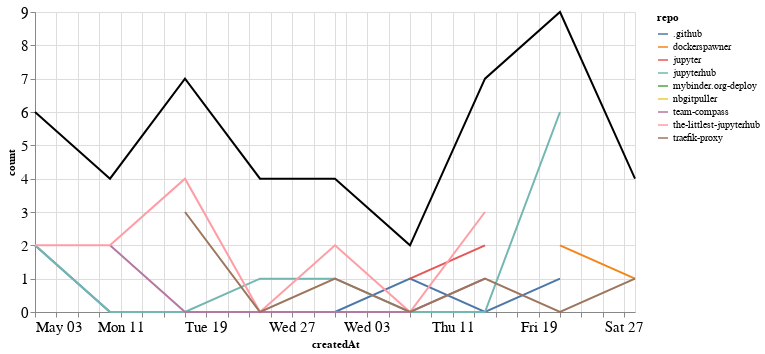

The notebook cell saved with this chart:
### Markdown cell above
## Comments

### Code cell
comments_time = comments.groupby('repo').resample('W', on='createdAt').count()['author'].reset_index()
comments_time = comments_time.rename(columns={'author': 'count'})
comments_time_total = comments_time.groupby('createdAt').agg({"count": "sum"}).reset_index()
ch1 = alt.Chart(comments_time, width=600).mark_line().encode(
    x='createdAt',
    y='count',
    color='repo',
    tooltip="repo"
)

ch2 = alt.Chart(comments_time_total, width=600).mark_line(color="black").encode(
    x='createdAt',
    y='count',
)

ch1 + ch2

### Figure 1 — Vega-Lite specification as saved in the notebook (floating-point values rounded to 4 significant figures)
{"config": {"axisLeft": {"labelFontSize": 15}, "axisBottom": {"labelFontSize": 15}}, "layer": [{"data": {"name": "data-d08dc18e8242c7cc0a8b8126165b5eb7"}, "mark": "line", "encoding": {"color": {"type": "nominal", "field": "repo"}, "tooltip": {"type": "nominal", "field": "repo"}, "x": {"type": "temporal", "field": "createdAt"}, "y": {"type": "quantitative", "field": "count"}}, "width": 600}, {"data": {"name": "data-64249345c581ce86f111d9ae6e55677f"}, "mark": {"type": "line", "color": "black"}, "encoding": {"x": {"type": "temporal", "field": "createdAt"}, "y": {"type": "quantitative", "field": "count"}}, "width": 600}], "$schema": "https://vega.github.io/schema/vega-lite/v4.8.1.json", "datasets": {"data-d08dc18e8242c7cc0a8b8126165b5eb7": [{"repo": ".github", "createdAt": "2020-05-03T00:00:00", "count": 2}, {"repo": ".github", "createdAt": "2020-05-10T00:00:00", "count": 0}, {"repo": ".github", "createdAt": "2020-05-17T00:00:00", "count": 0}, {"repo": ".github", "createdAt": "2020-05-24T00:00:00", "count": 0}, {"repo": ".github", "createdAt": "2020-05-31T00:00:00", "count": 0}, {"repo": ".github", "createdAt": "2020-06-07T00:00:00", "count": 1}, {"repo": ".github", "createdAt": "2020-06-14T00:00:00", "count": 0}, {"repo": ".github", "createdAt": "2020-06-21T00:00:00", "count": 1}, {"repo": "dockerspawner", "createdAt": "2020-06-21T00:00:00", "count": 2}, {"repo": "dockerspawner", "createdAt": "2020-06-28T00:00:00", "count": 1}, {"repo": "jupyter", "createdAt": "2020-06-07T00:00:00", "count": 1}, {"repo": "jupyter", "createdAt": "2020-06-14T00:00:00", "count": 2}, {"repo": "jupyterhub", "createdAt": "2020-05-03T00:00:00", "count": 2}, {"repo": "jupyterhub", "createdAt": "2020-05-10T00:00:00", "count": 0}, {"repo": "jupyterhub", "createdAt": "2020-05-17T00:00:00", "count": 0}, {"repo": "jupyterhub", "createdAt": "2020-05-24T00:00:00", "count": 1}, {"repo": "jupyterhub", "createdAt": "2020-05-31T00:00:00", "count": 1}, {"repo": "jupyterhub", "createdAt": "2020-06-07T00:00:00", "count": 0}, {"repo": "jupyterhub", "createdAt": "2020-06-14T00:00:00", "count": 0}, {"repo": "jupyterhub", "createdAt": "2020-06-21T00:00:00", "count": 6}, {"repo": "mybinder.org-deploy", "createdAt": "2020-05-24T00:00:00", "count": 3}, {"repo": "nbgitpuller", "createdAt": "2020-06-28T00:00:00", "count": 2}, {"repo": "team-compass", "createdAt": "2020-05-10T00:00:00", "count": 2}, {"repo": "team-compass", "createdAt": "2020-05-17T00:00:00", "count": 0}, {"repo": "team-compass", "createdAt": "2020-05-24T00:00:00", "count": 0}, {"repo": "team-compass", "createdAt": "2020-05-31T00:00:00", "count": 0}, {"repo": "team-compass", "createdAt": "2020-06-07T00:00:00", "count": 0}, {"repo": "team-compass", "createdAt": "2020-06-14T00:00:00", "count": 1}, {"repo": "the-littlest-jupyterhub", "createdAt": "2020-05-03T00:00:00", "count": 2}, {"repo": "the-littlest-jupyterhub", "createdAt": "2020-05-10T00:00:00", "count": 2}, {"repo": "the-littlest-jupyterhub", "createdAt": "2020-05-17T00:00:00", "count": 4}, {"repo": "the-littlest-jupyterhub", "createdAt": "2020-05-24T00:00:00", "count": 0}, {"repo": "the-littlest-jupyterhub", "createdAt": "2020-05-31T00:00:00", "count": 2}, {"repo": "the-littlest-jupyterhub", "createdAt": "2020-06-07T00:00:00", "count": 0}, {"repo": "the-littlest-jupyterhub", "createdAt": "2020-06-14T00:00:00", "count": 3}, {"repo": "traefik-proxy", "createdAt": "2020-05-17T00:00:00", "count": 3}, {"repo": "traefik-proxy", "createdAt": "2020-05-24T00:00:00", "count": 0}, {"repo": "traefik-proxy", "createdAt": "2020-05-31T00:00:00", "count": 1}, {"repo": "traefik-proxy", "createdAt": "2020-06-07T00:00:00", "count": 0}, {"repo": "traefik-proxy", "createdAt": "2020-06-14T00:00:00", "count": 1}, {"repo": "traefik-proxy", "createdAt": "2020-06-21T00:00:00", "count": 0}, {"repo": "traefik-proxy", "createdAt": "2020-06-28T00:00:00", "count": 1}], "data-64249345c581ce86f111d9ae6e55677f": [{"createdAt": "2020-05-03T00:00:00", "count": 6}, {"createdAt": "2020-05-10T00:00:00", "count": 4}, {"createdAt": "2020-05-17T00:00:00", "count": 7}, {"createdAt": "2020-05-24T00:00:00", "count": 4}, {"createdAt": "2020-05-31T00:00:00", "count": 4}, {"createdAt": "2020-06-07T00:00:00", "count": 2}, {"createdAt": "2020-06-14T00:00:00", "count": 7}, {"createdAt": "2020-06-21T00:00:00", "count": 9}, {"createdAt": "2020-06-28T00:00:00", "count": 4}]}}
